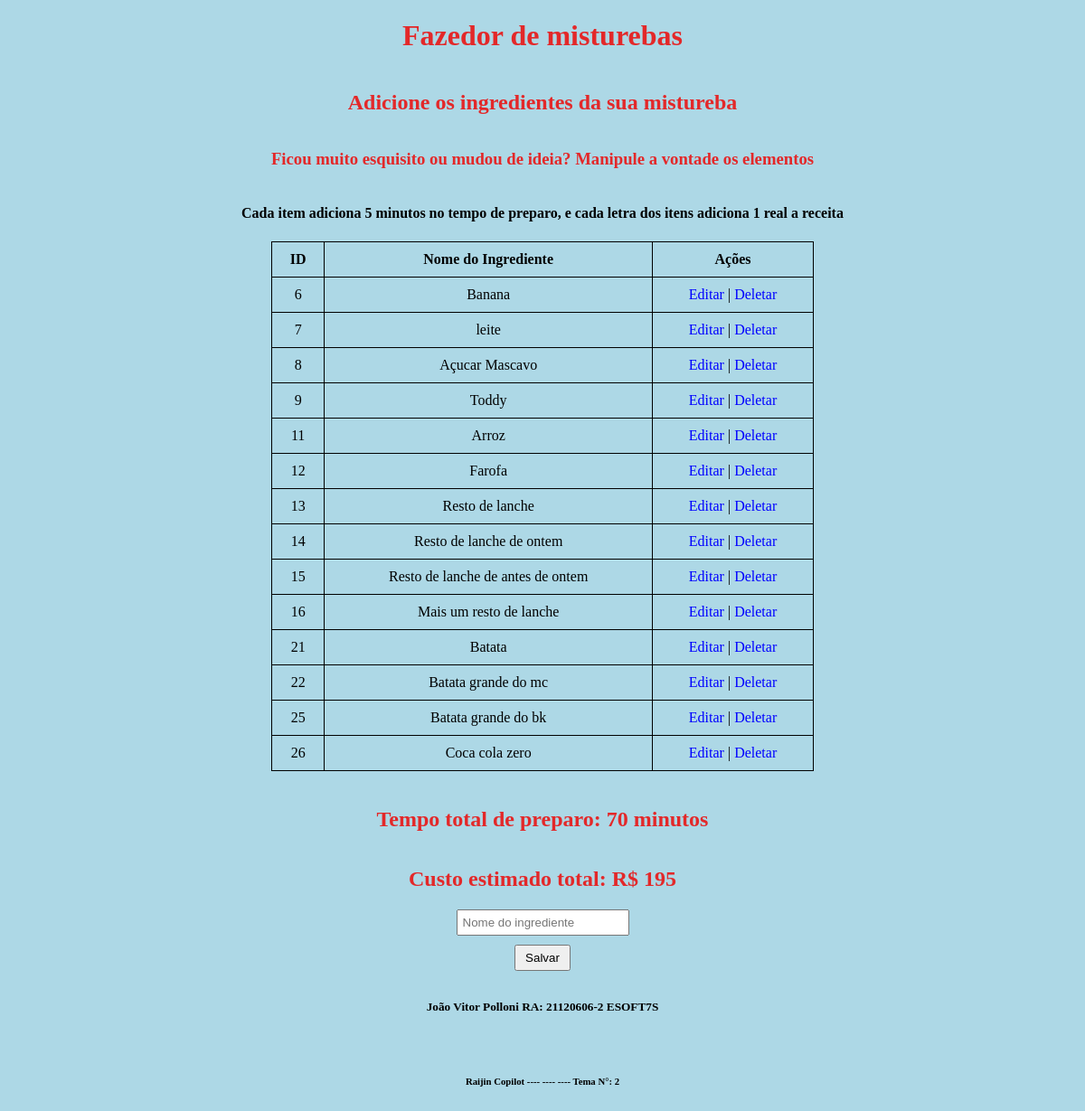
The page /core/ on the database as committed earlier.
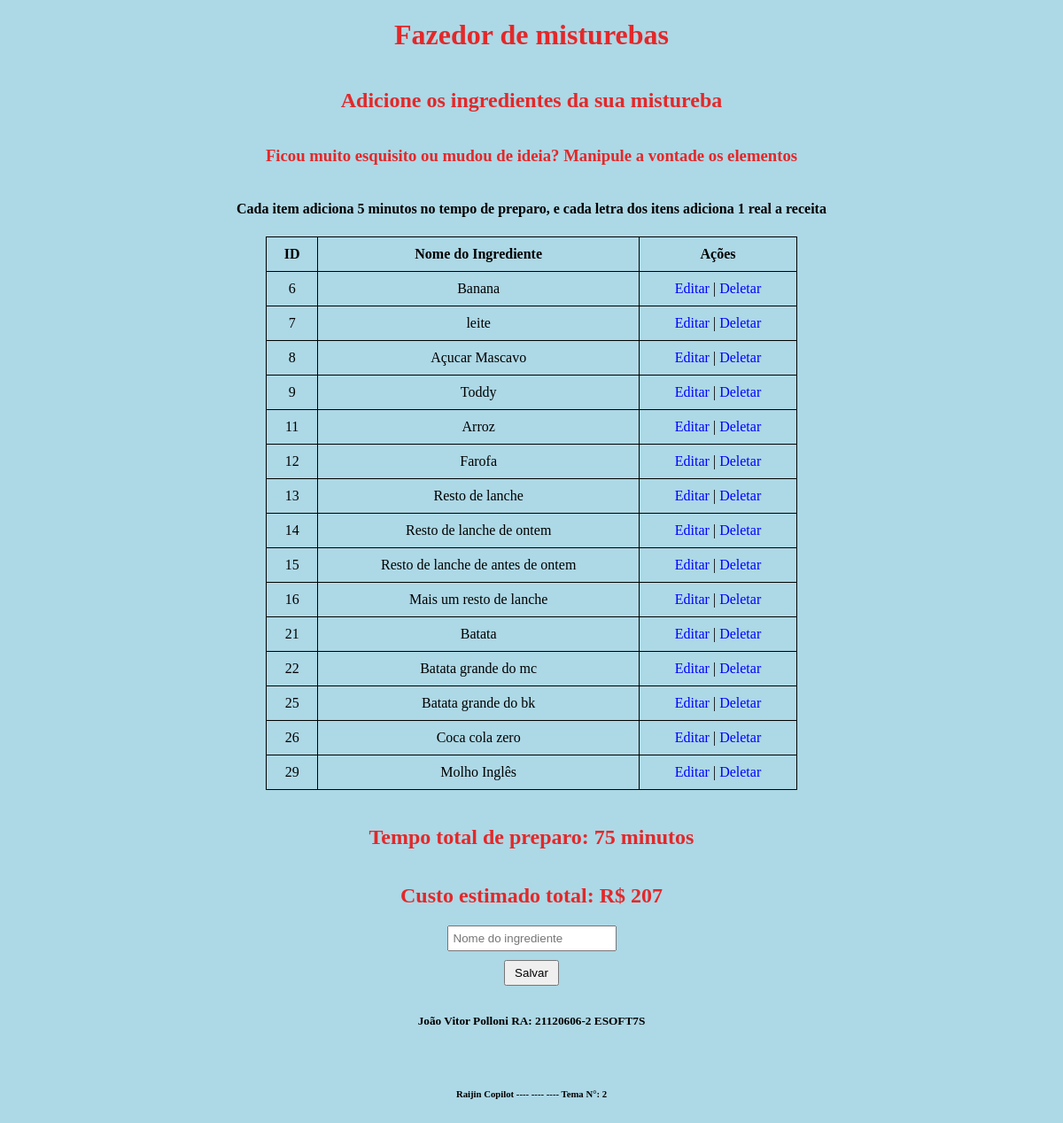
The same page on the database as committed later.
### core/models.py (models this page shows)
class Pessoa (models.Model):
    nome = models.CharField(max_length=25)

### core/views.py (the view)
# urls.py: 2. Add a URL to urlpatterns:  path('', views.home, name='home')
def home(request):
    pessoas = Pessoa.objects.all()
    tempo_preparo_total = len(pessoas) * 5
    custo_estimado_total = sum(len(pessoa.nome) * 1 for pessoa in pessoas)
    context = {
        'pessoas': pessoas,
        'tempo_preparo': tempo_preparo_total,
        'custo_estimado': custo_estimado_total
    }
    return render(request, "index.html", context)

### core/templates/index.html (shortened to what this page needs)
<!DOCTYPE html>
<html lang="en">
<head>
</head>
<body>
    <h1>Fazedor de misturebas</h1>
    <h2>Adicione os ingredientes da sua mistureba</h2>
    <h3>Ficou muito esquisito ou mudou de ideia? Manipule a vontade os elementos</h3>
    <h4>Cada item adiciona 5 minutos no tempo de preparo, e cada letra dos itens adiciona 1 real a receita</h4>
    <table>
        <thead>
            <tr>
                <th>ID</th>
                <th>Nome do Ingrediente</th>
                <th>Ações</th>
            </tr>
        </thead>
        <tbody>
            {% for pessoa in pessoas %}
            <tr>
                <td>{{ pessoa.id }}</td>
                <td>{{ pessoa.nome }}</td>
                <td>
                    <a href="{% url 'editar' pessoa.id %}">Editar</a> |
                    <a href="{% url 'delete' pessoa.id %}">Deletar</a>
                </td>
            </tr>
            {% endfor %}
        </tbody>
    </table>
    <h2>Tempo total de preparo: {{ tempo_preparo }} minutos</h2>
    <h2>Custo estimado total: R$ {{ custo_estimado }}</h2>
    <form action="{% url 'salvar' %}" method="post">
        <input type="text" name="nome" placeholder="Nome do ingrediente">
        <button type="submit">Salvar</button>
    </form>
    <h5>João Vitor Polloni RA: 21120606-2 ESOFT7S</h5>
    <h6>Raijin Copilot ---- ---- ---- Tema N°: 2</h6>
</body>
</html>

### core/templates/index.html (style rules this page uses)
body { background-color: rgb(173, 216, 230); display: flex; justify-content: center; align-items: center; flex-direction: column; min-height: 100vh; margin: 0; }
h1, h2, h3 { color: rgba(233, 21, 21, 0.904); }
table { width: 50%; border-collapse: collapse; margin-bottom: 20px; }
table, th, td { border: 1px solid black; }
th, td, h5, h6 { padding: 10px; text-align: center; color: black; }
a { color: blue; text-decoration: none; }
form { display: flex; flex-direction: column; align-items: center; }
input[type="text"] { padding: 5px; margin-bottom: 10px; }
button { padding: 5px 10px; }

Rows that differ between the two databases and show on the page:
added Pessoa: id "29", nome "Molho Inglês"
Other text that changed with them:
{{ tempo_preparo }}: "70" → "75"
{{ custo_estimado }}: "195" → "207"
